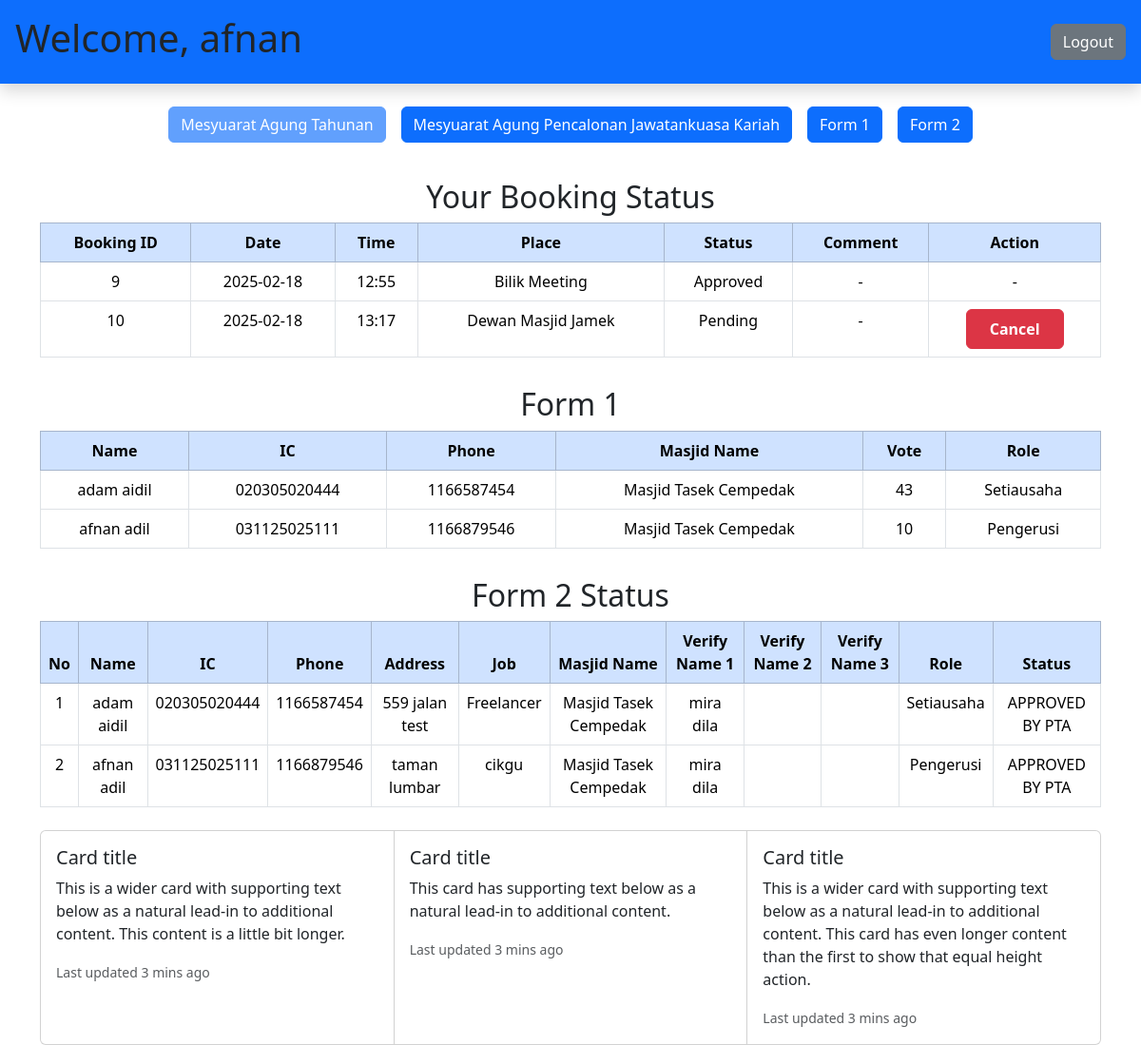
Page /backend/mainpage.php (signed in) on the committed database.
### tables this page shows
CREATE TABLE `booking` (
  `booking_id` int(8) NOT NULL,
  `user_id` int(8) NOT NULL,
  `date` date NOT NULL,
  `time` time(6) NOT NULL,
  `place` varchar(50) NOT NULL,
  `status_code` int(1) NOT NULL,
  `comment` varchar(100) NOT NULL,
  `reg_date` datetime(6) NOT NULL DEFAULT current_timestamp(6),
  `edit_date` timestamp(6) NOT NULL DEFAULT current_timestamp(6) ON UPDATE current_timestamp(6),
  `masjid_id` int(11) DEFAULT NULL
);

CREATE TABLE `form` (
  `form_id` int(8) NOT NULL,
  `date` date NOT NULL,
  `name` varchar(50) NOT NULL,
  `ic` varchar(12) NOT NULL,
  `phone_num` int(11) NOT NULL,
  `address` varchar(50) NOT NULL,
  `job` varchar(30) NOT NULL,
  `total_vote` int(4) NOT NULL,
  `role` varchar(50) DEFAULT NULL,
  `status_code` int(1) DEFAULT NULL,
  `reg_date` datetime(6) NOT NULL DEFAULT current_timestamp(6),
  `edit_date` timestamp(6) NOT NULL DEFAULT current_timestamp(6) ON UPDATE current_timestamp(6),
  `verify_id_1` int(8) DEFAULT NULL,
  `verify_id_2` int(8) DEFAULT NULL,
  `verify_id_3` int(8) DEFAULT NULL
);

CREATE TABLE `user` (
  `user_id` int(8) NOT NULL,
  `username` varchar(20) NOT NULL,
  `pswd` varchar(20) NOT NULL,
  `name` varchar(60) NOT NULL,
  `masjid_id` varchar(20) NOT NULL,
  `ic` varchar(30) NOT NULL,
  `phone` int(11) NOT NULL,
  `address` varchar(50) NOT NULL,
  `job` varchar(30) DEFAULT NULL,
  `level_id` int(1) NOT NULL,
  `reg_date` datetime(6) NOT NULL DEFAULT current_timestamp(6),
  `edit_date` timestamp(6) NULL DEFAULT current_timestamp(6) ON UPDATE current_timestamp(6)
);

CREATE TABLE `masjid` (
  `masjid_id` int(20) NOT NULL,
  `masjid_name` varchar(30) NOT NULL,
  `daerah_id` varchar(20) NOT NULL
);

### backend/mainpage.php (the view, shortened to what this page needs)
<?php
$firstDay = date('Y-m-01');
$lastDay = date('Y-m-t');
$masjid_id = $_SESSION['masjid_id'];
require '../backend/connection.php';
try {
    $stmt = $conn->prepare("SELECT * FROM booking WHERE user_id = :user_id");
    $stmt->bindParam(':user_id', $_SESSION['user_id']);
    $stmt->execute();
    $bookings = $stmt->fetchAll(PDO::FETCH_ASSOC);
} catch (PDOException $e) {
    die("Error: " . $e->getMessage());
}
try {
    $sql = "
    SELECT f.*,
           u.name AS user_name,
           u.ic AS user_ic,
           u.phone AS user_phone,
           u.address AS user_address,
           u.job AS user_job,
           u.masjid_id,
           m.masjid_name,
           v1.name AS verify_name_1,
           v2.name AS verify_name_2,
           v3.name AS verify_name_3
    FROM form f
    JOIN user u ON f.ic = u.ic
    JOIN masjid m ON u.masjid_id = m.masjid_id
    LEFT JOIN user v1 ON f.verify_id_1 = v1.user_id
    LEFT JOIN user v2 ON f.verify_id_2 = v2.user_id
    LEFT JOIN user v3 ON f.verify_id_3 = v3.user_id
    WHERE DATE(f.reg_date) BETWEEN :firstdate AND :lastdate
    AND m.masjid_id = :masjid_id
    ORDER BY f.total_vote DESC
";
    $stmt = $conn->prepare($sql);
    $stmt->execute([
        'firstdate' => $firstDay,
        'lastdate' => $lastDay,
        'masjid_id' => $masjid_id
    ]);
    $forms = $stmt->fetchAll(PDO::FETCH_ASSOC);
} catch (PDOException $e) {
    die("Error: " . $e->getMessage());
}
?>
<!DOCTYPE html>
<html lang="en">
<head>
</head>
<body>
<?php require '../include/header.php'; ?>
<div class="d-flex justify-content-center flex-wrap gap-3 text-center mt-4 mb-4">
    <button type="button" class="btn btn-primary mb-2" disabled>Mesyuarat Agung Tahunan</button>
    <a href="choosedate.php" class="mb-2">
        <button type="button" class="btn btn-primary">Mesyuarat Agung Pencalonan Jawatankuasa Kariah</button>
    </a>
    <a href="../backend/form1_masjid.php" class="mb-2 ml-2">
        <button type="button" class="btn btn-primary">Form 1</button>
    </a>
    <a href="../backend/form2_masjid.php">
        <button type="button" class="btn btn-primary">Form 2</button>
    </a>
</div>
    <h2 style="text-align: center; margin-top: 30px;">Your Booking Status</h2>
    <div class="table-responsive">
        <table class="table table-bordered text-center">
            <thead class="table-primary text-white">
        <tr>
            <th>Booking ID</th>
            <th>Date</th>
            <th>Time</th>
            <th>Place</th>
            <th>Status</th>
            <th>Comment</th>
            <th>Action</th>
    </thead>
        <?php if (empty($bookings)): ?>
            <tr><td colspan="7">No bookings found.</td></tr>
        <?php else: ?>
            <?php foreach ($bookings as $booking): ?>
                <tr>
                    <td><?php echo htmlspecialchars($booking['booking_id']); ?></td>
                    <td><?php echo htmlspecialchars($booking['date']); ?></td>
                    <td><?php echo date('H:i', strtotime($booking['time'])); ?></td>
                    <td><?php echo htmlspecialchars($booking['place']); ?></td>
                    <td>
                        <?php
                        if ($booking['status_code'] == 0) {
                            echo "Pending";
                        } elseif ($booking['status_code'] == 1) {
                            echo "Approved";
                        } elseif ($booking['status_code'] == 2) {
                            echo "Rejected";
                        } else {
                            echo "Adjusted";
                        }
                        ?>
                    </td>
                    <td><?php echo !empty($booking['comment']) ? htmlspecialchars($booking['comment']) : '-'; ?></td>
                    <td>
                        <?php if ($booking['status_code'] == 0): ?>
                            <form action="../backend/cancel_booking.php" method="POST">
                                <button type="submit" class="btn btn-danger px-4 py-2 fw-bold rounded">Cancel</button>
                            </form>
                        <?php else: ?>
                            -
                        <?php endif; ?>
                    </td>
                </tr>
            <?php endforeach; ?>
        <?php endif; ?>
    </table>
    <h2 style="text-align: center; margin-top: 30px;">Form 1</h2>
    <?php if (!empty($forms)): ?>
    <div class="table-responsive">
        <table class="table table-bordered text-center">
            <thead class="table-primary text-white">
                <tr>
                    <th>Name</th>
                    <th>IC</th>
                    <th>Phone</th>
                    <th>Masjid Name</th>
                    <th>Vote</th>
                    <th>Role</th>
                    </thead>
                    <tbody>
                <?php foreach ($forms as $form): ?>
                    <tr>
                        <td><?php echo htmlspecialchars($form['user_name']); ?></td>
                        <td><?php echo htmlspecialchars($form['user_ic']); ?></td>
                        <td><?php echo htmlspecialchars($form['user_phone']); ?></td>
                        <td><?php echo htmlspecialchars($form['masjid_name']); ?></td>
                        <td><?php echo htmlspecialchars($form['total_vote']); ?></td>
                        <td><?php echo htmlspecialchars($form['role']); ?></td>
                    </tr>
                <?php endforeach; ?>
            </tbody>
        </table>
    <?php else: ?>
        <p style="text-align: center;">No Form 1 records found.</p>
    <?php endif; ?>
    <h2 style="text-align: center; margin-top: 30px;">Form 2 Status</h2>
    <?php if (!empty($forms)): ?>
        <table class="table table-bordered text-center">
        <thead class="table-primary text-white">
                <tr>
                <th>No</th>
                <th>Name</th>
                <th>IC</th>
                <th>Phone</th>
                <th>Address</th>
                <th>Job</th>
                <th>Masjid Name</th>
                <th>Verify Name 1</th>
                <th>Verify Name 2</th>
                <th>Verify Name 3</th>
                <th>Role</th>
                <th>Status</th>
                </tr>
            </thead>
            <tbody>
                <?php
                $counter = 1;
                foreach ($forms as $form):
                    $statusText = 'none';
                    if ($form['status_code'] == 2) {
                        $statusText = 'APPROVED BY PTA';
                    } elseif ($form['status_code'] == 3) {
                        $statusText = 'APPROVED BY JHEPP';
                    }
                ?>
                    <tr>
                    <td><?php echo $counter++; ?></td>
                    <td><?php echo htmlspecialchars($form['name']); ?></td>
                    <td><?php echo htmlspecialchars($form['ic']); ?></td>
                    <td><?php echo htmlspecialchars($form['phone_num']); ?></td>
                    <td><?php echo htmlspecialchars($form['address']); ?></td>
                    <td><?php echo htmlspecialchars($form['job']); ?></td>
                    <td><?php echo htmlspecialchars($form['masjid_name']); ?></td>
                    <td><?php echo htmlspecialchars($form['verify_name_1']); ?></td>
                    <td><?php echo htmlspecialchars($form['verify_name_2']); ?></td>
                    <td><?php echo htmlspecialchars($form['verify_name_3']); ?></td>
                    <td><?php echo htmlspecialchars($form['role']); ?></td>
                    <td><?php echo $statusText; ?></td>
                    </tr>
                <?php endforeach; ?>
            </tbody>
        </table>
    <?php else: ?>
        <p style="text-align: center; margin-top: 30px;">No results found for the selected date range.</p>
    <?php endif; ?>
    <?php require '../include/footer.php'; ?>
</body>
</html>

### rows in the picture
booking: booking_id "9", date "2025-02-18", time "12:55", place "Bilik Meeting", status_code "Approved"
booking: booking_id "10", date "2025-02-18", time "13:17", place "Dewan Masjid Jamek", status_code "Pending"
form: user.name "adam aidil", user.ic "020305020444", user.phone "1166587454", masjid.masjid_name "Masjid Tasek Cempedak", total_vote "43", role "Setiausaha", name "adam aidil", ic "020305020444", phone_num "1166587454", address "559 jalan test", job "Freelancer", user.name "mira dila", status_code "APPROVED BY PTA"
form: user.name "afnan adil", user.ic "031125025111", user.phone "1166879546", masjid.masjid_name "Masjid Tasek Cempedak", total_vote "10", role "Pengerusi", name "afnan adil", ic "031125025111", phone_num "1166879546", address "taman lumbar", job "cikgu", user.name "mira dila", status_code "APPROVED BY PTA"

### other values in the picture
$_SESSION['username'] "afnan"
